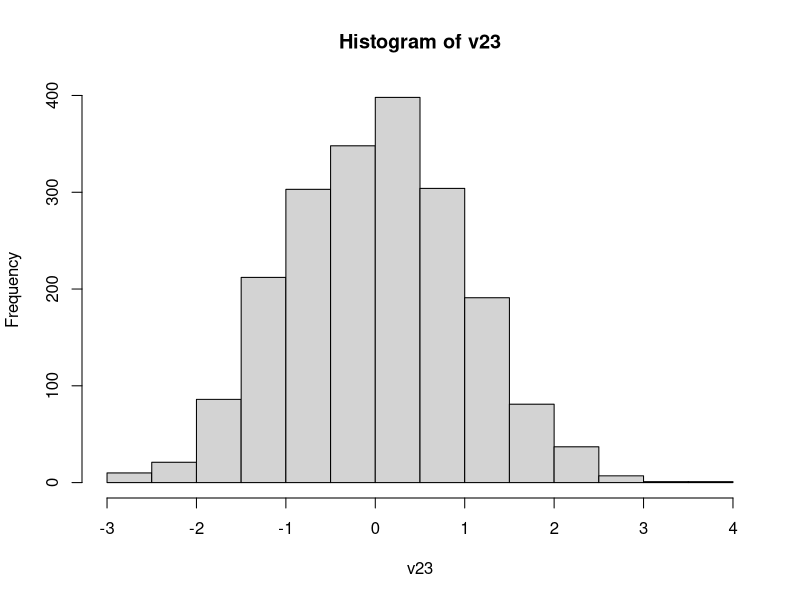

The R source for this figure:
#TD1

#Exercice 1 
a = 10
b = 5
resultat = a * b 
print(resultat)

A = 7.2
B = 10.1

#Création deux variables différentes A != a

resultat = A + B

#change la valeur de mon ancienne variable résultat

rm(a, b, A, B, resultat)


#Exercice 2

vec1 = c(1, 2, 3, 4, 5)
class(vec1)
vec1[3]

v1 = 1:5

v2 = v1 + 3 

v3 = c(1, 2, 3, 4, 5, 6)

v4 = v3^2

v5 = v4/2

v6 = c("lundi", 
       "mardi", 
       "mercredi", 
       "jeudi", 
       "vendredi", 
       "samedi", 
       "dimanche")
class(v6)
v6[c(2, 7)]


v7 = c(TRUE, TRUE, FALSE, FALSE, TRUE)
class(v7)

v8 = c(10.1, 5.3, 8.5, 4.2, 20.9)
class(v8)
v8[-3]

v9 = c("Janvier","Fevrier","Mars","Avril",
       "Mai","Juin","Juillet","Aout","Septembre",
       "Octobre", "Novembre","Decembre")
class(v9)
v9[c(1, 2, 3)]

v10 = c(-1, -2, -3, -4, -5)
class(v10)
v10[c(5, 1)]

v11 = c("Pomme", "Poire", "Ananas", "Abricot", "Peche")
class(v11)
v11[-c(1, 2)]

v12 = c(1, 2, 3, NA, 5)
class(v12)

s1 = seq(1, 10, by = 1)
length(s1)

s2 = seq(2, 20, by = 2)
length(s2)

s3 = seq (0, -5 )
length(s3)

s4 = seq(5, 50, 5)
length(s4)

s5 = seq(10, 1)
length(s5)

s6 = seq(0, 1, 0.1)
length(s6)

s7 = seq( 5, -5, -1)
length(s7)

s8 = seq(1, 10, 2)
length(s8)

v13 = rep(3, 5)

v14 = rep(c("A", "B", "C"), 3)

v15 = rep(1:3, 3)

v16 = rep(c(TRUE, FALSE), 4)

rm(v16)

v17 = runif(5, 0, 1)
mean(v17)
median(v17)
min(v17)
max(v17)

v18 = runif(10, -5, 5)
mean(v18)
median(v18)
min(v18)
max(v18)

v19 = runif(100, 10, 20)
mean(v19)
median(v19)
min(v19)
max(v19)

v20 = runif(15, 50, 100)
mean(v20)
median(v20)
min(v20)
max(v20)

v21 = rnorm(20, -2, 3)
mean(v21)
sd(v21)

v22 = rnorm(2000, -2, 3)
mean(v22)
sd(v22)

v23 = rnorm(2000, 0, 1) 
mean(v23)
sd(v23)
quantile(v23, c(0.25, 0.50, 0.75))
quantile(v23, c(0, 1, 0.1))
quantile(v23, c(0, 1, 0.01))
hist(v23)

v24 =rnorm(3000, 2400, 300)
round(v24, 2)
sum(v24)
median(v24)
quantile(v24, 0.99)
#1% des salariés ont minimum ce salaire
quantile(v24, 0.2)
#80% des slariés ont ce salaire

v25 = sample(c(1, 2, 3, 4, 5, 6), 1)
simulation = sample(c(1, 2, 3, 4, 5, 6), 12, TRUE)
print(simulation)
unique(simulation)
table(simulation)
prop.table(table(simulation))
#Non ce n'est pas le cas
simulation = sample(c(1, 2, 3, 4, 5, 6), 100000, TRUE)
frequence =prop.table(table(simulation))
sort(frequence, TRUE)
